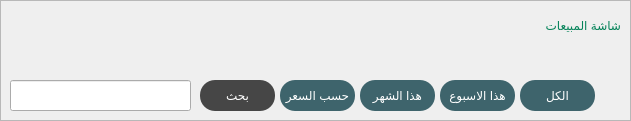
   <widget class="QFrame" name="frame_16">
    <property name="geometry">
     <rect>
      <x>1440</x>
      <y>240</y>
      <width>631</width>
      <height>121</height>
     </rect>
    </property>
    <property name="styleSheet">
     <string notr="true">QPushButton{
background-color: rgb(62, 100, 108);
border:0px;
border-radius:15px;
	color: rgb(255, 255, 255);
	
	font: 12pt &quot;Ara Hamah Kilania&quot;;
}
</string>
    </property>
    <property name="frameShape">
     <enum>QFrame::StyledPanel</enum>
    </property>
    <property name="frameShadow">
     <enum>QFrame::Raised</enum>
    </property>
    <widget class="QPushButton" name="pushButton_20">
     <property name="geometry">
      <rect>
       <x>440</x>
       <y>80</y>
       <width>75</width>
       <height>31</height>
      </rect>
     </property>
     <property name="text">
      <string>هذا الاسبوع</string>
     </property>
    </widget>
    <widget class="QPushButton" name="pushButton_21">
     <property name="geometry">
      <rect>
       <x>360</x>
       <y>80</y>
       <width>75</width>
       <height>31</height>
      </rect>
     </property>
     <property name="text">
      <string>هذا الشهر</string>
     </property>
    </widget>
    <widget class="QPushButton" name="pushButton_22">
     <property name="geometry">
      <rect>
       <x>280</x>
       <y>80</y>
       <width>75</width>
       <height>31</height>
      </rect>
     </property>
     <property name="text">
      <string>حسب السعر</string>
     </property>
    </widget>
    <widget class="QPushButton" name="pushButton_23">
     <property name="geometry">
      <rect>
       <x>200</x>
       <y>80</y>
       <width>75</width>
       <height>31</height>
      </rect>
     </property>
     <property name="styleSheet">
      <string notr="true">background-color: rgb(70, 70, 70);</string>
     </property>
     <property name="text">
      <string>بحث</string>
     </property>
    </widget>
    <widget class="QPushButton" name="pushButton_24">
     <property name="geometry">
      <rect>
       <x>520</x>
       <y>80</y>
       <width>75</width>
       <height>31</height>
      </rect>
     </property>
     <property name="text">
      <string>الكل</string>
     </property>
    </widget>
    <widget class="QLabel" name="label_25">
     <property name="geometry">
      <rect>
       <x>400</x>
       <y>10</y>
       <width>221</width>
       <height>31</height>
      </rect>
     </property>
     <property name="styleSheet">
      <string notr="true">font: 57 24pt &quot;BoutrosMBCDinkum&quot;;
color: rgb(5, 131, 89);</string>
     </property>
     <property name="text">
      <string>شاشة المبيعات</string>
     </property>
    </widget>
    <widget class="QLineEdit" name="lineEdit_10">
     <property name="geometry">
      <rect>
       <x>10</x>
       <y>80</y>
       <width>181</width>
       <height>31</height>
      </rect>
     </property>
    </widget>
   </widget>
